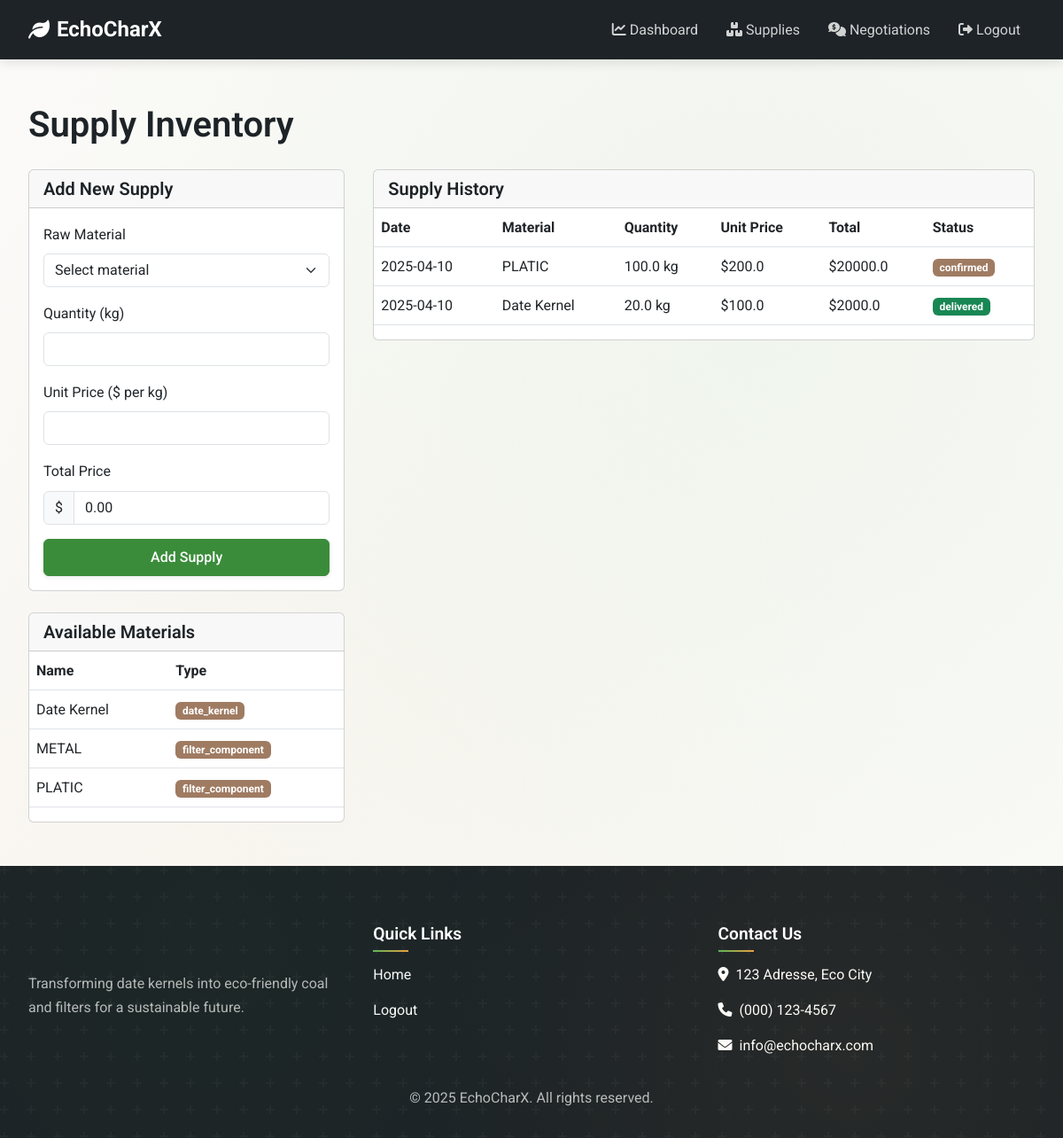
Screenshot of /supplier/inventory (signed in) with the database file from the repository.
### app/models.py (models this page shows, shortened)
class RawMaterial(db.Model):
    id = db.Column(db.Integer, primary_key=True)
    name = db.Column(db.String(100))
    type = db.Column(db.String(50))  # 'date_kernel' or 'filter_component'
    description = db.Column(db.Text)
    supplies = db.relationship('Supply', backref='raw_material', lazy='dynamic')
    inventory_id = db.Column(db.Integer, db.ForeignKey('inventory.id'))

class Supply(db.Model):
    id = db.Column(db.Integer, primary_key=True)
    supplier_id = db.Column(db.Integer, db.ForeignKey('supplier.id'))
    raw_material_id = db.Column(db.Integer, db.ForeignKey('raw_material.id'))
    quantity = db.Column(db.Float)
    unit_price = db.Column(db.Float)
    total_price = db.Column(db.Float)
    status = db.Column(db.String(20), default='pending')  # pending, confirmed, delivered
    created_at = db.Column(db.DateTime, default=datetime.utcnow)
    delivered_at = db.Column(db.DateTime, nullable=True)

### app/routes/supplier_routes.py (the view)
@supplier_bp.route('/inventory')
@login_required
def inventory():
    supplier = Supplier.query.filter_by(user_id=current_user.id).first()
    if not supplier:
        flash('Supplier profile not found!', 'danger')
        return redirect(url_for('auth.logout'))
    supplies = Supply.query.filter_by(supplier_id=supplier.id).order_by(Supply.created_at.desc()).all()
    raw_materials = RawMaterial.query.all()
    return render_template(
        'supplier/inventory.html',
        supplier=supplier,
        supplies=supplies,
        raw_materials=raw_materials
    )

### app/models.py (called while the page is built)
@login_manager.user_loader
def load_user(user_id):
    return User.query.get(int(user_id))

    def is_admin(self):
        return self.role.name == 'admin'

    def is_supplier(self):
        return self.role.name == 'supplier'

### app/routes/supplier_routes.py (called while the page is built)
@supplier_bp.before_request
def check_supplier():
    if not current_user.is_authenticated or not current_user.is_supplier():
        flash('You do not have permission to access this page.', 'danger')
        return redirect(url_for('auth.login'))

### app/templates/supplier/inventory.html (shortened to what this page needs)
{% extends "base.html" %}
{% block content %}
<h1 class="mb-4">Supply Inventory</h1>
<div class="row">
    <div class="col-lg-4">
        <div class="card mb-4">
            <div class="card-header">
                <h5 class="mb-0">Add New Supply</h5>
            </div>
            <div class="card-body">
                <form method="POST" action="{{ url_for('supplier.add_supply') }}" id="supplyForm">
                    <div class="mb-3">
                        <label for="raw_material_id" class="form-label">Raw Material</label>
                        <select class="form-select" id="raw_material_id" name="raw_material_id" required>
                            <option value="">Select material</option>
                        </select>
                    </div>
                    <div class="mb-3">
                        <label for="quantity" class="form-label">Quantity (kg)</label>
                        <input type="number" class="form-control" id="quantity" name="quantity" step="0.1" min="0" required>
                    </div>
                    <div class="mb-3">
                        <label for="unitPrice" class="form-label">Unit Price ($ per kg)</label>
                        <input type="number" class="form-control" id="unitPrice" name="unit_price" step="0.01" min="0" required>
                    </div>
                    <div class="mb-3">
                        <label class="form-label">Total Price</label>
                        <div class="input-group">
                            <span class="input-group-text">$</span>
                            <span class="form-control" id="totalPriceDisplay">0.00</span>
                        </div>
                    </div>
                    <div class="d-grid">
                        <button type="submit" class="btn btn-primary">Add Supply</button>
                    </div>
                </form>
            </div>
        </div>
        <div class="card">
            <div class="card-header">
                <h5 class="mb-0">Available Materials</h5>
            </div>
            <div class="card-body p-0">
                <div class="table-responsive">
                    <table class="table table-hover">
                        <thead>
                            <tr>
                                <th>Name</th>
                                <th>Type</th>
                            </tr>
                        </thead>
                        <tbody>
                            {% for material in raw_materials %}
                            <tr>
                                <td>{{ material.name }}</td>
                                <td>
                                    <span class="badge bg-info">{{ material.type }}</span>
                                </td>
                            </tr>
                            {% endfor %}
                        </tbody>
                    </table>
                </div>
            </div>
        </div>
    </div>
    <div class="col-lg-8">
        <div class="card">
            <div class="card-header">
                <h5 class="mb-0">Supply History</h5>
            </div>
            <div class="card-body p-0">
                {% if supplies %}
                <div class="table-responsive">
                    <table class="table table-hover">
                        <thead>
                            <tr>
                                <th>Date</th>
                                <th>Material</th>
                                <th>Quantity</th>
                                <th>Unit Price</th>
                                <th>Total</th>
                                <th>Status</th>
                            </tr>
                        </thead>
                        <tbody>
                            {% for supply in supplies %}
                            <tr>
                                <td>{{ supply.created_at.strftime('%Y-%m-%d') }}</td>
                                <td>{{ supply.raw_material.name }}</td>
                                <td>{{ supply.quantity }} kg</td>
                                <td>${{ supply.unit_price|round(2) }}</td>
                                <td>${{ supply.total_price|round(2) }}</td>
                                <td>
                                    <span class="badge bg-{{ 'success' if supply.status == 'delivered' else 'warning' if supply.status == 'pending' else 'info' }}">
                                        {{ supply.status }}
                                    </span>
                                </td>
                            </tr>
                            {% endfor %}
                        </tbody>
                    </table>
                </div>
                {% else %}
                <div class="p-4 text-center">
                    <p>You haven't added any supplies yet.</p>
                </div>
                {% endif %}
            </div>
        </div>
    </div>
</div>
{% endblock %}

### app/static/css/style.css (style rules this page uses)
:root { --charcoal-dark: #1D2327; --charcoal-medium: #2F3A40; --charcoal-light: #4A5859; --eco-brown-dark: #4D3427; --eco-brown: #73503A; --eco-brown-light: #9F7B62; --date-gold: #C9984B; --date-amber: #E9A03B; --date-caramel: #B77834; --eco-green-dark: #2A6D2A; --eco-green: #3A8C3A; --eco-green-light: #5DB45A; --eco-cream: #F8F4E3; --eco-sand: #E8D8B5; --eco-beige: #D8C4A5; }
* { box-sizing: border-box; margin: 0; padding: 0; transition: all 0.3s ease; }
body { font-family: 'Roboto', sans-serif; line-height: 1.7; background-color: #fbfaf8; color: var(--charcoal-dark); background-image: radial-gradient(circle at 70% 30%, rgba(93, 180, 90, 0.07) 0%, transparent 70%), radial-gradient(circle at 20% 80%, rgba(201, 152, 75, 0.05) 0%, transparent 60%); background-attachment: fixed; overflow-x: hidden; }
.bg-info ,.btn-info { background-color: #9F7B62 !important; }
h1, h2, h3, h4, h5, h6 { font-weight: 600; line-height: 1.3; margin-bottom: 1.2rem; color: var(--charcoal-dark); }
.row { display: flex; flex-wrap: wrap; margin: 0 -1rem; }
[class*="col-"] { padding: 0 1rem; }
.btn { display: inline-flex; align-items: center; justify-content: center; padding: 0.5rem 1.5rem; font-weight: 500; border-radius: 0.375rem; cursor: pointer; transition: all 0.3s cubic-bezier(0.175, 0.885, 0.32, 1.275); font-size: 1rem; text-transform: capitalize; border: 1px solid transparent; box-shadow: 0 2px 5px rgba(0, 0, 0, 0.08); position: relative; overflow: hidden; z-index: 1; }
.btn::before { content: ''; position: absolute; top: 0; left: -100%; width: 100%; height: 100%; background: linear-gradient(90deg, transparent, rgba(255, 255, 255, 0.2), transparent); transition: left 0.8s ease; z-index: -1; }
.btn-primary { background-color: var(--eco-green); color: white; border-color: var(--eco-green); }
html, body { height: 100%; width: 100%; margin: 0; }
body { display: flex; flex-direction: column; min-height: 100vh; }

### rows the page displays
RawMaterial: name "Date Kernel", type "date_kernel"
RawMaterial: name "METAL", type "filter_component"
RawMaterial: name "PLATIC", type "filter_component"
Supply: created_at "2025-04-10", raw_material.name "PLATIC", quantity "100.0", unit_price "200.0", total_price "20000.0", status "confirmed"
Supply: created_at "2025-04-10", raw_material.name "Date Kernel", quantity "20.0", unit_price "100.0", total_price "2000.0", status "delivered"
